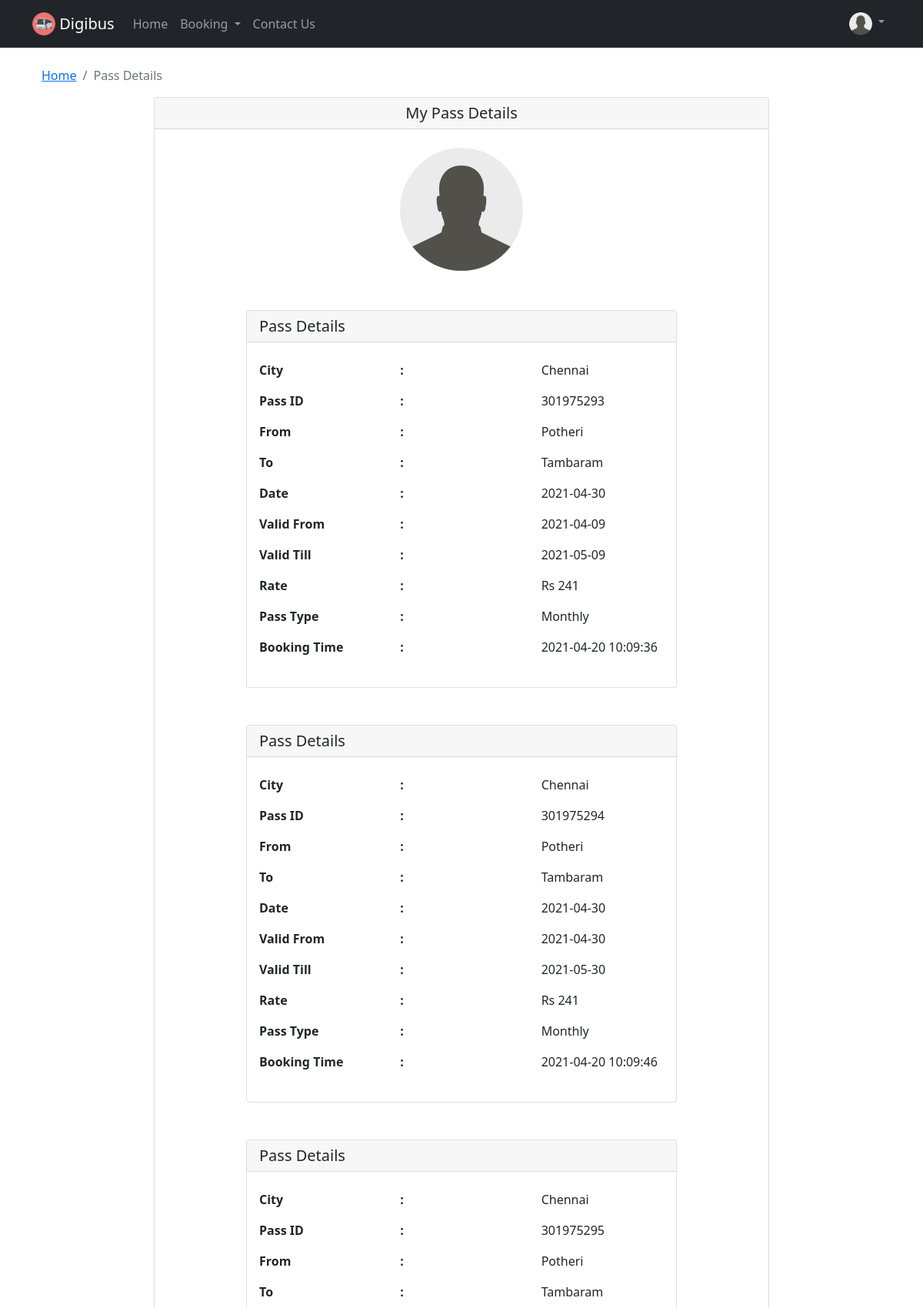
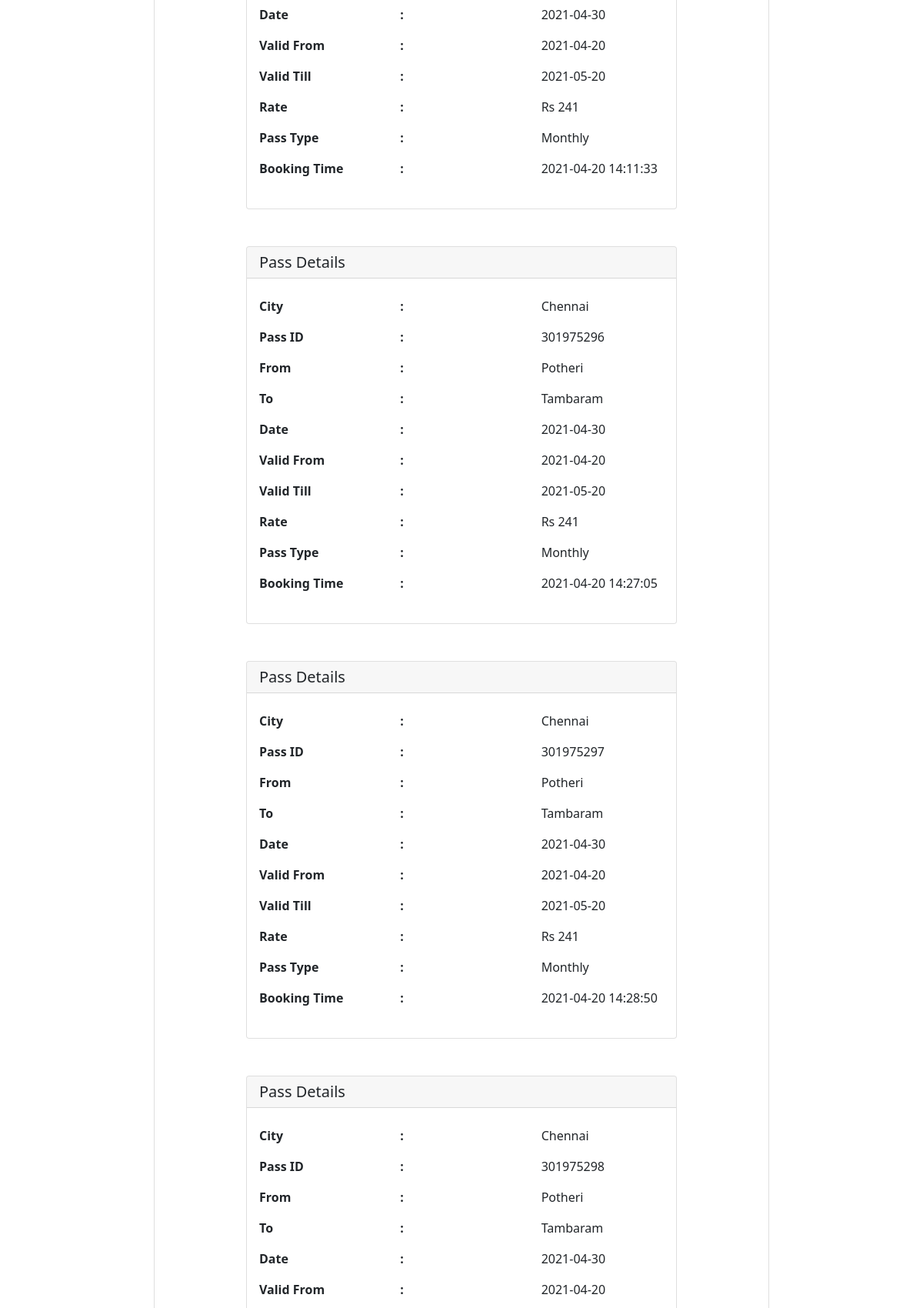
The app's page /viewpass (signed in, upper part) with its own data (2 pictures, top to bottom).
### flaskblog/models.py (models this page shows, shortened)
class Pass(db.Model):
    id = db.Column(db.Integer, primary_key=True)
    city = db.Column(db.String(100), nullable=False)
    source = db.Column(db.String(100), nullable=False)
    dest = db.Column(db.String(100), nullable=False)
    date = db.Column(db.DateTime, nullable=False, default=datetime.now)
    price = db.Column(db.Integer, nullable=False, default=200)
    pass_type = db.Column(db.String(100), nullable=False)
    booking_date = db.Column(db.DateTime, nullable=False,default=datetime.now)
    expiry = db.Column(db.DateTime, nullable=False, default=datetime.now)
    user_id = db.Column(db.Integer, db.ForeignKey('user.id'), nullable=False)

### flaskblog/routes.py (the view)
@app.route('/viewpass')
@login_required
def viewpass():
    user = User.query.get(current_user.id)
    user_pass = Pass.query.filter_by(user_id=user.id).all()
    if user_pass:
        for upass in user_pass:
            if upass.expiry.date() <= datetime.now().date():
                    Pass.query.filter_by(id=upass.id).delete()
                    db.session.commit()
        image_file = url_for('static', filename='profile_pics/' + current_user.image_file)
        return render_template('viewpass.html', title='Pass Details', image_file=image_file,pass_det=user_pass,user_id=User.query.get(current_user.id).id, Pass = Pass,date_now=datetime.now())
    else:
        flash('No Passes Booked', 'danger')
        image_file = url_for('static', filename='profile_pics/' + current_user.image_file)
        return render_template('viewpass.html', title='Pass Details', image_file=image_file,pass_det=[])
    return render_template('viewpass.html', title='Pass Details', image_file=image_file,pass_det=[], Pass=Pass)

### flaskblog/models.py (called while the page is built)
@login_manager.user_loader
def load_user(user_id):
    return User.query.get(int(user_id))

### flaskblog/templates/viewpass.html (shortened to what this page needs)
{% extends "layout1.html" %}
{% block content %}
<div class="container">
  <div class="mt-4">
    <nav aria-label="breadcrumb">
        <ol class="breadcrumb">
            <li class="breadcrumb-item"><a href="{{ url_for('home') }}">Home</a></li>
            <li class="breadcrumb-item active" aria-current="page">Pass Details</li>
        </ol>
    </nav>
  </div>
    <div class="card mx-auto" style="width: 50rem;">
      <h5 class="card-header text-center">My Pass Details</h5>
      <img src="{{ image_file }}" class="rounded-circle account-img mx-auto my-4" style="width: 10rem;">
      {% if pass_det %}
        {% for pass in pass_det %}
          <div class="card mx-auto my-4" style="width: 35rem;">
            <h5 class="card-header text-left">Pass Details</h5>
            <div class="card-body my-2">
              <div class="row">
                <div class="col-sm">
                  <p class="fw-bold">City</p>
                  <p class="fw-bold">Pass ID</p>
                  <p class="fw-bold">From</p>
                  <p class="fw-bold">To</p>
                  <p class="fw-bold">Date</p>
                  <p class="fw-bold">Valid From</p>
                  <p class="fw-bold">Valid Till</p>
                  <p class="fw-bold">Rate</p>
                  <p class="fw-bold">Pass Type</p>
                  <p class="fw-bold">Booking Time</p>
                </div>
                <div class="col-sm">
                  <p class="fw-bold">:</p>
                  <p class="fw-bold">:</p>
                  <p class="fw-bold">:</p>
                  <p class="fw-bold">:</p>
                  <p class="fw-bold">:</p>
                  <p class="fw-bold">:</p>
                  <p class="fw-bold">:</p>
                  <p class="fw-bold">:</p>
                  <p class="fw-bold">:</p>
                  <p class="fw-bold">:</p>
                </div>
                <div class="col-sm">
                  <p class="fw-normal">{{ pass.city }}</p>
                  <p class="fw-normal">{{ pass.id + 301975291 + user_id }}</p>
                  <p class="fw-normal">{{ pass.source }}</p>
                  <p class="fw-normal">{{ pass.dest }}</p>
                  <p class="fw-normal">{{ date_now.date() }}</p>
                  <p class="fw-normal">{{ pass.date.date() }}</p>
                  <p class="fw-normal">{{ pass.expiry.date() }}</p>
                  <p class="fw-normal">Rs {{ pass.price }}</p>
                  <p class="fw-normal">{{ pass.pass_type }}</p>
                  <p class="fw-normal">{{ pass.booking_date.strftime("%Y-%m-%d %H:%M:%S") }}</p>
                </div>
              </div>
            </div>
          </div>
        {% endfor %}
      {% endif %}
    </div>
</div>
{% endblock content %}

### flaskblog/templates/layout1.html (shortened to what this page needs)
<!doctype html>
<html lang="en">
<head>
    <link href="https://cdn.jsdelivr.net/npm/bootstrap@5.0.0-beta2/dist/css/bootstrap.min.css" rel="stylesheet"
>
    <link rel="stylesheet" type="text/css" herf="{{ url_for('static', filename='main.css') }}">
</head>
<body>
    <nav class="navbar navbar-expand-lg navbar-dark bg-dark fixed-top">
        <div class="container">
            <a class="navbar-brand mr-4" href="{{ url_for('home') }}">
                <img src="{{ url_for('static', filename='logo2.png') }}" alt="" width="" height="30" class="d-inline-block align-top">
                Digibus
            </a>
            <div class="collapse navbar-collapse" id="navbarSupportedContent">
                <ul class="navbar-nav me-auto mb-2 mb-lg-0">
                    <li class="nav-item">
                        <a class="nav-link" aria-current="page" href="{{ url_for('home') }}">Home</a>
                    </li>
                    <li class="nav-item dropdown">
                        <a class="nav-link dropdown-toggle" href="#" id="navbarDropdown" role="button"
                            data-bs-toggle="dropdown" aria-expanded="false">
                            Booking
                        </a>
                    </li>
                    <li class="nav-item">
                        <a class="nav-link" href="{{ url_for('contact') }}">Contact Us</a>
                    </li>
                </ul>
                <div class="navbar-nav">
                    {% if current_user.is_authenticated %}
                    <li class="nav-item dropdown">
                            <a class="nav-link dropdown-toggle" href="#" id="navbarDropdown" role="button"
                                data-bs-toggle="dropdown" aria-expanded="false">
                                <img src="{{ image_file }}" height="30" class="rounded-circle d-inline-block align-top">
                            </a>
                        </li>
                    {% else %}
                        <div class="my-1">
                            <a href="{{ url_for('login') }}"><button class="btn btn-outline-success mx-2">Login</button></a>
                            <a href="{{ url_for('signup') }}"><button class="btn btn-outline-success">SignUp</button></a>
                        </div>
                    {% endif %}
                </div>
            </div>
        </div>
    </nav>
    <main role="main" class="">
        <div class="row">
            <div class="col-md">
                {% block content %}{% endblock %}
            </div>
        </div>
    </main>
</body>
</html>

### flaskblog/templates/layout1.html (style rules this page uses)
body { padding-top: 62px; }

### records on screen
Pass: city "Chennai", id "301975293", source "Potheri", dest "Tambaram", date "2021-04-09", expiry "2021-05-09", price "241", pass_type "Monthly", booking_date "2021-04-20 10:09:36"
Pass: city "Chennai", id "301975294", source "Potheri", dest "Tambaram", date "2021-04-30", expiry "2021-05-30", price "241", pass_type "Monthly", booking_date "2021-04-20 10:09:46"
Pass: city "Chennai", id "301975295", source "Potheri", dest "Tambaram", date "2021-04-20", expiry "2021-05-20", price "241", pass_type "Monthly", booking_date "2021-04-20 14:11:33"
Pass: city "Chennai", id "301975296", source "Potheri", dest "Tambaram", date "2021-04-20", expiry "2021-05-20", price "241", pass_type "Monthly", booking_date "2021-04-20 14:27:05"
Pass: city "Chennai", id "301975297", source "Potheri", dest "Tambaram", date "2021-04-20", expiry "2021-05-20", price "241", pass_type "Monthly", booking_date "2021-04-20 14:28:50"
Pass: city "Chennai", id "301975298", source "Potheri", dest "Tambaram", date "2021-04-20"
